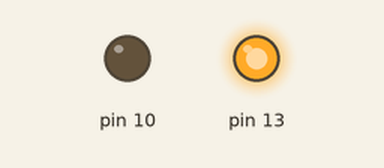
This sketch was run on a simulated Arduino Uno, built with avr-gcc and run on an emulated ATmega328P. On the bench: output pins drawn as LEDs (lit = HIGH).

Above: at 0.1 s.
At 2.1 s:
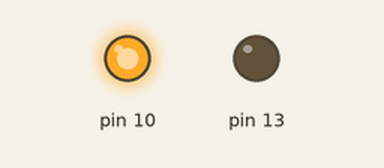
Timing chart, 0 to 3.6 s (numbered marks = the images above):
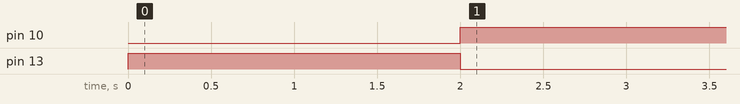

The sketch:

plant-watering.ino
```cpp
unsigned long interval  = 60 * 1000 * 5;
unsigned long duration = 2 * 1000;

void trigger() {
  digitalWrite(10, LOW);
  digitalWrite(13, HIGH);

  delay(duration);

  digitalWrite(10, HIGH);
  digitalWrite(13, LOW);
}

void setup() {
  pinMode(10, OUTPUT);
  pinMode(13, OUTPUT);
}

void loop() {
  trigger();
  delay(interval);
}
```

Measured:
- by itself, pin 10: LOW → HIGH at 2.0 s
- by itself, pin 13: LOW → HIGH at 0.00 s, → LOW 2.0 s later
